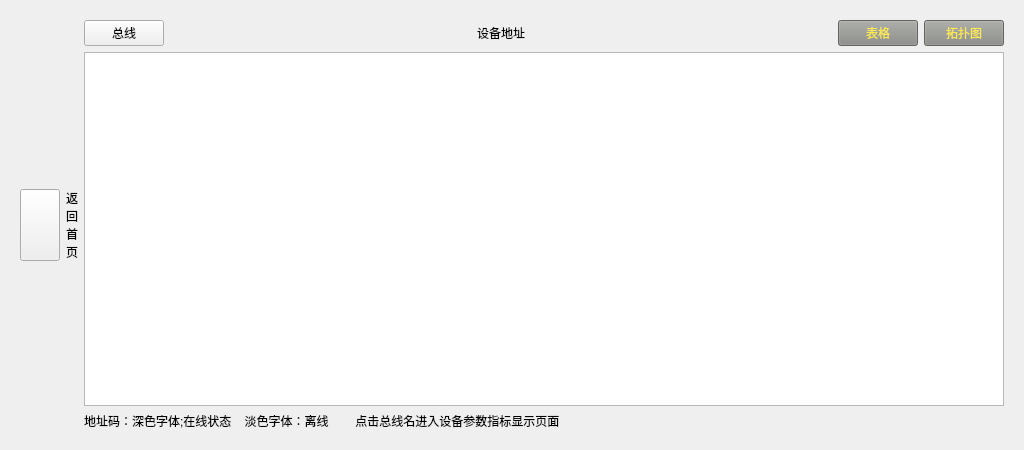
<?xml version="1.0" encoding="UTF-8"?>
<ui version="4.0">
 <class>date2View</class>
 <widget class="QWidget" name="date2View">
  <property name="geometry">
   <rect>
    <x>0</x>
    <y>0</y>
    <width>1024</width>
    <height>450</height>
   </rect>
  </property>
  <property name="windowTitle">
   <string>Form</string>
  </property>
  <layout class="QGridLayout" name="gridLayout">
   <item row="0" column="0">
    <widget class="QWidget" name="widget" native="true">
     <layout class="QHBoxLayout" name="horizontalLayout_3">
      <item>
       <layout class="QVBoxLayout" name="verticalLayout_2">
        <item>
         <spacer name="verticalSpacer">
          <property name="orientation">
           <enum>Qt::Vertical</enum>
          </property>
          <property name="sizeHint" stdset="0">
           <size>
            <width>20</width>
            <height>40</height>
           </size>
          </property>
         </spacer>
        </item>
        <item>
         <layout class="QHBoxLayout" name="horizontalLayout_2">
          <item>
           <widget class="QPushButton" name="pushButton">
            <property name="sizePolicy">
             <sizepolicy hsizetype="Minimum" vsizetype="Minimum">
              <horstretch>0</horstretch>
              <verstretch>0</verstretch>
             </sizepolicy>
            </property>
            <property name="text">
             <string/>
            </property>
           </widget>
          </item>
          <item>
           <widget class="QLabel" name="label">
            <property name="text">
             <string>返
回
首
页</string>
            </property>
           </widget>
          </item>
         </layout>
        </item>
        <item>
         <spacer name="verticalSpacer_2">
          <property name="orientation">
           <enum>Qt::Vertical</enum>
          </property>
          <property name="sizeHint" stdset="0">
           <size>
            <width>20</width>
            <height>40</height>
           </size>
          </property>
         </spacer>
        </item>
       </layout>
      </item>
      <item>
       <layout class="QVBoxLayout" name="verticalLayout">
        <item>
         <layout class="QHBoxLayout" name="horizontalLayout">
          <item>
           <widget class="QPushButton" name="pushButton_4">
            <property name="text">
             <string>总线</string>
            </property>
           </widget>
          </item>
          <item>
           <spacer name="horizontalSpacer">
            <property name="orientation">
             <enum>Qt::Horizontal</enum>
            </property>
            <property name="sizeHint" stdset="0">
             <size>
              <width>40</width>
              <height>20</height>
             </size>
            </property>
           </spacer>
          </item>
          <item>
           <widget class="QLabel" name="label_3">
            <property name="text">
             <string>设备地址</string>
            </property>
           </widget>
          </item>
          <item>
           <spacer name="horizontalSpacer_2">
            <property name="orientation">
             <enum>Qt::Horizontal</enum>
            </property>
            <property name="sizeHint" stdset="0">
             <size>
              <width>40</width>
              <height>20</height>
             </size>
            </property>
           </spacer>
          </item>
          <item>
           <widget class="QPushButton" name="pushButton_2">
            <property name="styleSheet">
             <string notr="true">color: rgb(252, 233, 79);
background-color: rgb(136, 138, 133);</string>
            </property>
            <property name="text">
             <string>表格</string>
            </property>
           </widget>
          </item>
          <item>
           <widget class="QPushButton" name="pushButton_3">
            <property name="styleSheet">
             <string notr="true">color: rgb(252, 233, 79);
background-color: rgb(136, 138, 133);</string>
            </property>
            <property name="text">
             <string>拓扑图</string>
            </property>
           </widget>
          </item>
         </layout>
        </item>
        <item>
         <widget class="QTableView" name="tableView"/>
        </item>
        <item>
         <widget class="QLabel" name="label_4">
          <property name="text">
           <string>地址码：深色字体;在线状态    淡色字体：离线        点击总线名进入设备参数指标显示页面</string>
          </property>
         </widget>
        </item>
       </layout>
      </item>
     </layout>
    </widget>
   </item>
  </layout>
 </widget>
 <resources/>
 <connections/>
</ui>
